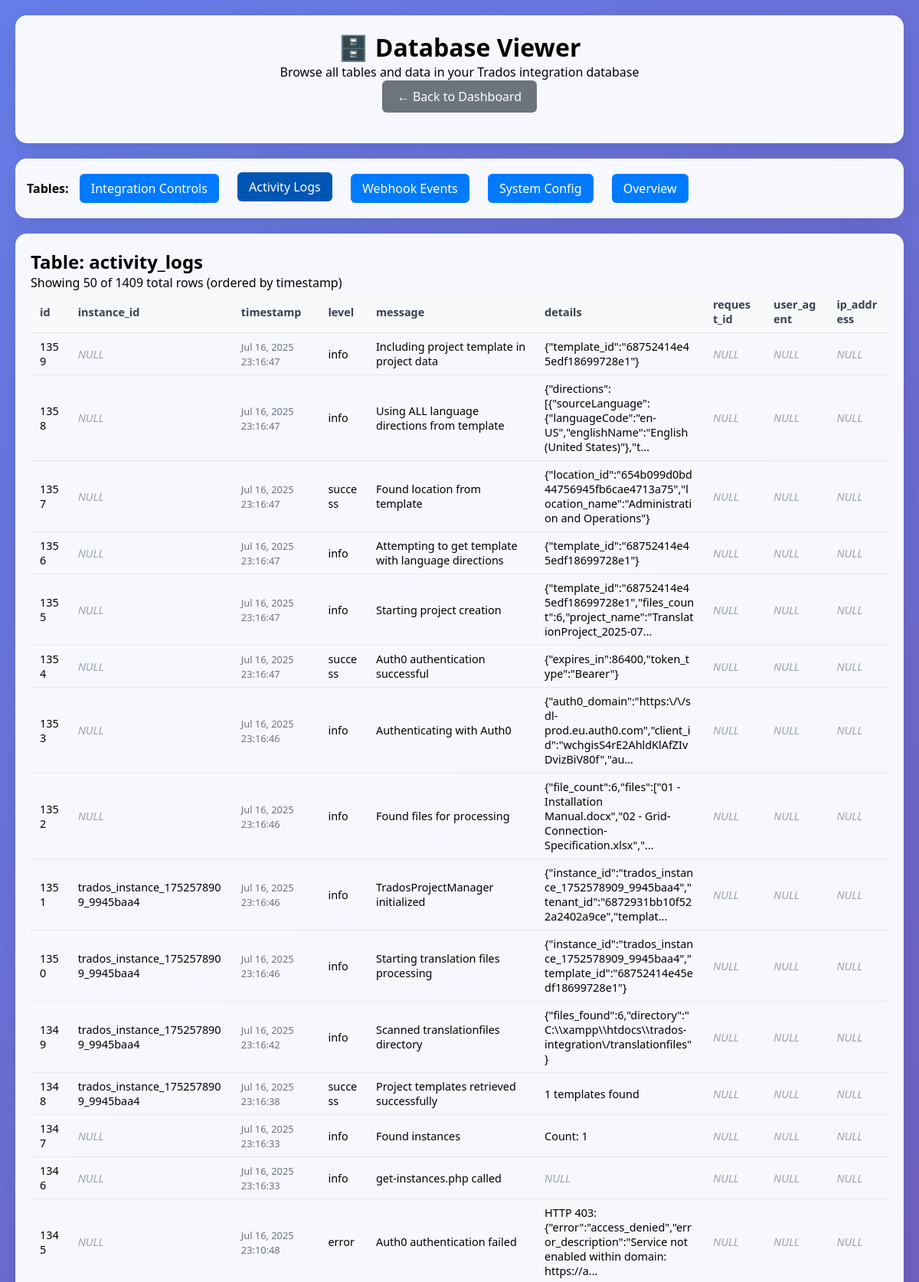
/database-viewer.php?table=activity_logs&page=2 (upper part), run on the app's committed database.
### tables this page shows
CREATE TABLE activity_logs (
            id INTEGER PRIMARY KEY AUTOINCREMENT,
            instance_id TEXT,
            timestamp DATETIME DEFAULT CURRENT_TIMESTAMP,
            level TEXT DEFAULT 'info' CHECK(level IN ('success', 'info', 'warning', 'error')),
            message TEXT NOT NULL,
            details TEXT,
            request_id TEXT,
            user_agent TEXT,
            ip_address TEXT
        );

### database-viewer.php (the view, shortened to what this page needs)
<?php
require_once 'includes/database.php';
$selectedTable = $_GET['table'] ?? null;
$page = max(1, (int)($_GET['page'] ?? 1));
$perPage = 50;
$offset = ($page - 1) * $perPage;
?>
<!DOCTYPE html>
<html lang="en">
<head>
</head>
<body>
    <div class="container">
        <div class="header">
            <h1>🗄️ Database Viewer</h1>
            <p>Browse all tables and data in your Trados integration database</p>
            <a href="index.php" class="back-link">← Back to Dashboard</a>
        </div>
        <div class="nav">
            <strong>Tables:</strong>
            <a href="?table=integration_controls" <?php echo $selectedTable === 'integration_controls' ? 'class="active"' : ''; ?>>
                Integration Controls
            </a>
            <a href="?table=activity_logs" <?php echo $selectedTable === 'activity_logs' ? 'class="active"' : ''; ?>>
                Activity Logs
            </a>
            <a href="?table=webhook_events" <?php echo $selectedTable === 'webhook_events' ? 'class="active"' : ''; ?>>
                Webhook Events
            </a>
            <a href="?table=system_config" <?php echo $selectedTable === 'system_config' ? 'class="active"' : ''; ?>>
                System Config
            </a>
            <a href="?" <?php echo !$selectedTable ? 'class="active"' : ''; ?>>
                Overview
            </a>
        </div>
        <div class="content">
            <?php if (!$selectedTable): ?>
                <h2>Database Overview</h2>
                <?php
                $tables = ['integration_controls', 'activity_logs', 'webhook_events', 'system_config'];
                $stats = [];
                foreach ($tables as $table) {
                    try {
                        $stmt = $pdo->query("SELECT COUNT(*) as count FROM `$table`");
                        $stats[$table] = $stmt->fetch()['count'];
                    } catch (PDOException $e) {
                        $stats[$table] = 'Error';
                        echo "<div class='error'>Error getting count for table '$table': " . htmlspecialchars($e->getMessage()) . "</div>";
                    }
                }
                try {
                    $stmt = $pdo->query("SELECT sqlite_version() as version");
                    $version = 'SQLite ' . $stmt->fetch()['version'];
                    $database_file = __DIR__ . '/data/trados.db';
                    $size_mb = file_exists($database_file) ? round(filesize($database_file) / 1024 / 1024, 2) : 0;
                } catch (Exception $e) {
                    $version = 'Unknown';
                    $size_mb = 0;
                    echo "<div class='error'>Error getting database info: " . htmlspecialchars($e->getMessage()) . "</div>";
                }
                ?>
                <div class="stats">
                    <div class="stat-card">
                        <div class="stat-number"><?php echo $stats['integration_controls']; ?></div>
                        <div>Integration Controls</div>
                    </div>
                    <div class="stat-card">
                        <div class="stat-number"><?php echo $stats['activity_logs']; ?></div>
                        <div>Activity Logs</div>
                    </div>
                    <div class="stat-card">
                        <div class="stat-number"><?php echo $stats['webhook_events']; ?></div>
                        <div>Webhook Events</div>
                    </div>
                    <div class="stat-card">
                        <div class="stat-number"><?php echo $stats['system_config']; ?></div>
                        <div>Config Settings</div>
                    </div>
                </div>
                <h3>Database Information</h3>
                <table>
                    <tr><td><strong>Version:</strong></td><td><?php echo htmlspecialchars($version); ?></td></tr>
                    <tr><td><strong>Size:</strong></td><td><?php echo $size_mb; ?> MB</td></tr>
                    <tr><td><strong>Location:</strong></td><td><?php echo htmlspecialchars(realpath(__DIR__ . '/data/trados.db') ?: 'File not found'); ?></td></tr>
                </table>
            <?php else: ?>
                <?php
                try {
                    $countStmt = $pdo->prepare("SELECT COUNT(*) as total FROM `$selectedTable`");
                    $countStmt->execute();
                    $totalRows = $countStmt->fetch()['total'];
                    $structStmt = $pdo->query("PRAGMA table_info(`$selectedTable`)");
                    $columns = $structStmt->fetchAll(PDO::FETCH_ASSOC);
                    $columnNames = array_column($columns, 'name');
                    $orderBy = 'rowid';
                    if (in_array('timestamp', $columnNames)) {
                        $orderBy = 'timestamp';
                    } elseif (in_array('created_at', $columnNames)) {
                        $orderBy = 'created_at';
                    } elseif (in_array('id', $columnNames)) {
                        $orderBy = 'id';
                    }
                    $stmt = $pdo->prepare("SELECT * FROM `$selectedTable` ORDER BY `$orderBy` DESC LIMIT ? OFFSET ?");
                    $stmt->bindValue(1, $perPage, PDO::PARAM_INT);
                    $stmt->bindValue(2, $offset, PDO::PARAM_INT);
                    $stmt->execute();
                    $rows = $stmt->fetchAll(PDO::FETCH_ASSOC);
                    if (empty($rows)) {
                        echo "<p>No data found in table: <strong>" . htmlspecialchars($selectedTable) . "</strong></p>";
                    } else {
                        echo "<h2>Table: " . htmlspecialchars($selectedTable) . "</h2>";
                        echo "<p>Showing " . count($rows) . " of $totalRows total rows (ordered by $orderBy)</p>";
                        $tableColumns = array_keys($rows[0]);
                        echo "<table>";
                        echo "<thead><tr>";
                        foreach ($tableColumns as $column) {
                            echo "<th>" . htmlspecialchars($column) . "</th>";
                        }
                        echo "</tr></thead>";
                        echo "<tbody>";
                        foreach ($rows as $row) {
                            echo "<tr>";
                            foreach ($tableColumns as $column) {
                                $value = $row[$column];
                                echo "<td>";
                                if ($value === null) {
                                    echo "<em style='color: #9ca3af;'>NULL</em>";
                                } elseif ($column === 'status') {
                                    echo "<span class='status-badge status-$value'>" . ucfirst(htmlspecialchars($value)) . "</span>";
                                } elseif (in_array($column, ['timestamp', 'created_at', 'last_activity', 'updated_at']) && $value) {
                                    echo "<span class='timestamp'>" . date('M j, Y H:i:s', strtotime($value)) . "</span>";
                                } elseif (in_array($column, ['client_secret']) && $value) {
                                    echo "<code>" . substr($value, 0, 10) . "..." . substr($value, -4) . "</code>";
                                } elseif (strlen($value) > 100) {
                                    echo "<span title='" . htmlspecialchars($value) . "'>" .
                                         htmlspecialchars(substr($value, 0, 100)) . "...</span>";
                                } else {
                                    echo htmlspecialchars($value);
                                }
                                echo "</td>";
                            }
                            echo "</tr>";
                        }
                        echo "</tbody></table>";
                    }
                } catch (PDOException $e) {
                    echo "<div class='error'>Database error: " . htmlspecialchars($e->getMessage()) . "</div>";
                } catch (Exception $e) {
                    echo "<div class='error'>Error: " . htmlspecialchars($e->getMessage()) . "</div>";
                }
                ?>
            <?php endif; ?>
        </div>
    </div>
</body>
</html>

### database-viewer.php (style rules this page uses)
* { margin: 0; padding: 0; box-sizing: border-box; }
body { font-family: 'Segoe UI', Tahoma, Geneva, Verdana, sans-serif; background: linear-gradient(135deg, #667eea 0%, #764ba2 100%); min-height: 100vh; padding: 20px; }
.container { max-width: 1400px; margin: 0 auto; }
.header { background: rgba(255, 255, 255, 0.95); backdrop-filter: blur(10px); border-radius: 15px; padding: 20px; margin-bottom: 20px; box-shadow: 0 8px 32px rgba(0, 0, 0, 0.1); text-align: center; }
.nav { background: rgba(255, 255, 255, 0.95); backdrop-filter: blur(10px); border-radius: 15px; padding: 15px; margin-bottom: 20px; box-shadow: 0 8px 32px rgba(0, 0, 0, 0.1); }
.nav a { display: inline-block; margin: 5px 10px; padding: 8px 15px; background: #007bff; color: white; text-decoration: none; border-radius: 6px; transition: all 0.2s ease; }
.nav a:hover, .nav a.active { background: #0056b3; transform: translateY(-2px); }
.content { background: rgba(255, 255, 255, 0.95); backdrop-filter: blur(10px); border-radius: 15px; padding: 20px; box-shadow: 0 8px 32px rgba(0, 0, 0, 0.1); overflow-x: auto; }
table { width: 100%; border-collapse: collapse; font-size: 0.9rem; }
th, td { text-align: left; padding: 8px 12px; border-bottom: 1px solid #e5e7eb; word-break: break-word; max-width: 300px; }
th { background: #f8f9fa; font-weight: 600; color: #374151; position: sticky; top: 0; }
.timestamp { font-size: 0.8rem; color: #6b7280; }
.back-link { display: inline-block; margin-bottom: 20px; padding: 10px 20px; background: #6c757d; color: white; text-decoration: none; border-radius: 6px; }

### data on the page
activity_logs: id "1359", timestamp "Jul 16, 2025 23:16:47", level "info", message "Including project template in project data", details "{\"template_id\":\"68752414e45edf18699728e1\"}"
activity_logs: id "1358", timestamp "Jul 16, 2025 23:16:47", level "info", message "Using ALL language directions from template", details "{\"directions\":[{\"sourceLanguage\":{\"languageCode\":\"en-US\",\"englishName\":\"English (United States)\"},\"t"
activity_logs: id "1357", timestamp "Jul 16, 2025 23:16:47", level "success", message "Found location from template", details "{\"location_id\":\"654b099d0bd44756945fb6cae4713a75\",\"location_name\":\"Administration and Operations\"}"
activity_logs: id "1356", timestamp "Jul 16, 2025 23:16:47", level "info", message "Attempting to get template with language directions", details "{\"template_id\":\"68752414e45edf18699728e1\"}"
activity_logs: id "1355", timestamp "Jul 16, 2025 23:16:47", level "info", message "Starting project creation", details "{\"template_id\":\"68752414e45edf18699728e1\",\"files_count\":6,\"project_name\":\"TranslationProject_2025-07"
activity_logs: id "1354", timestamp "Jul 16, 2025 23:16:47", level "success", message "Auth0 authentication successful", details "{\"expires_in\":86400,\"token_type\":\"Bearer\"}"
activity_logs: id "1353", timestamp "Jul 16, 2025 23:16:46", level "info", message "Authenticating with Auth0", details "{\"auth0_domain\":\"https:\\/\\/sdl-prod.eu.auth0.com\",\"client_id\":\"wchgisS4rE2AhldKlAfZIvDvizBiV80f\",\"au"
activity_logs: id "1352", timestamp "Jul 16, 2025 23:16:46", level "info", message "Found files for processing", details "{\"file_count\":6,\"files\":[\"01 - Installation Manual.docx\",\"02 - Grid-Connection-Specification.xlsx\",\""
activity_logs: id "1351", instance "trados_instance_1752578909_9945baa4", timestamp "Jul 16, 2025 23:16:46", level "info", message "TradosProjectManager initialized", details "{\"instance_id\":\"trados_instance_1752578909_9945baa4\",\"tenant_id\":\"6872931bb10f522a2402a9ce\",\"templat"
activity_logs: id "1350", instance "trados_instance_1752578909_9945baa4", timestamp "Jul 16, 2025 23:16:46", level "info", message "Starting translation files processing", details "{\"instance_id\":\"trados_instance_1752578909_9945baa4\",\"template_id\":\"68752414e45edf18699728e1\"}"
activity_logs: id "1349", instance "trados_instance_1752578909_9945baa4", timestamp "Jul 16, 2025 23:16:42", level "info", message "Scanned translationfiles directory", details "{\"files_found\":6,\"directory\":\"C:\\\\xampp\\\\htdocs\\\\trados-integration\\/translationfiles\"}"
activity_logs: id "1348", instance "trados_instance_1752578909_9945baa4", timestamp "Jul 16, 2025 23:16:38", level "success", message "Project templates retrieved successfully", details "1 templates found"
activity_logs: id "1347", timestamp "Jul 16, 2025 23:16:33", level "info", message "Found instances", details "Count: 1"
activity_logs: id "1346", timestamp "Jul 16, 2025 23:16:33", level "info", message "get-instances.php called"
activity_logs: id "1345", timestamp "Jul 16, 2025 23:10:48", level "error", message "Auth0 authentication failed", details "HTTP 403: {\"error\":\"access_denied\",\"error_description\":\"Service not enabled within domain: https://a"

### other printed values
$selectedTable "activity_logs"
count($rows) "50"
$totalRows "1409"
$orderBy "timestamp"
$column "id"
$column "instance_id"
$column "timestamp"
$column "level"
$column "message"
$column "details"
$column "request_id"
$column "user_agent"
$column "ip_address"
